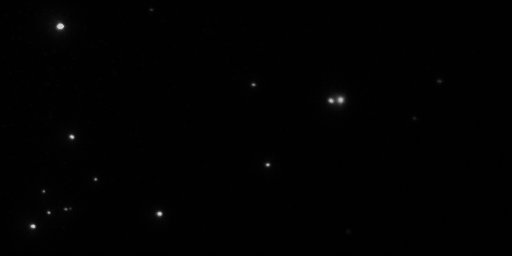
#> input picture ExampleData/Pos246/beads_246_fret_channel.tif, 512 x 256 px, found by its file name
$ jupyter execute --allow-errors blobTest.ipynb
#> lines starting #> are read from the running program, lines starting #| are printed output that depends on the picture; long printed decimals are rounded
[cell 1]
import numpy as np
from math import sqrt
import skimage.io as io
import lmfit
from lmfit.lineshapes import gaussian2d, lorentzian
from skimage import transform
from skimage.feature import blob_log, blob_doh, blob_dog
from scipy import ndimage
from skimage.measure import ransac
import pandas as pd
from sklearn.linear_model import RANSACRegressor

import matplotlib.pyplot as plt
from matplotlib import axes
from matplotlib import figure

plt.rcParams["figure.dpi"] = 300

[cell 2]
img = io.imread(
    "/Users/qinhanhou/Desktop/DeindlLab/Git/MUSCLE/ExampleData/Pos246/beads_246_fret_channel.tif"
)
#> img is the input picture: shape (256, 512) uint16; min 84, max 53593, mean 492.9
movie_blob = blob_doh(
    img,
    min_sigma=1,
    max_sigma=8,
    threshold=0.0003,
)
#> movie_blob = 14 rows, first 8: [213, 159, 4.11], [225, 32, 4.11], [25, 59, 6.44], [136, 71, 4.11], [100, 330, 4.11], [99, 340, 6.44], [163, 266, 3.33], [211, 47, 3.33]
# [6 lines of commented-out code are left out]

fig, ax = plt.subplots()
ax.imshow(img)
i = 0
CM = []
r = 3
[h, w] = img.shape
#> h = 256; w = 512
for blob in movie_blob:
    y, x, r = blob
    print(r)
    if y > r and y < (h - r) and x > r and x < (w - r):
        CM.append(
            ndimage.measurements.center_of_mass(
                img[int(y - r) : int(y + r), int(x - r) : int(x + r)]
            )
        )
        CM[i] = list(np.add(CM[i], [y - r, x - r]))
        x1, y1 = CM[i]
        c = plt.Circle([y1, x1], 3, color="red", linewidth=1, fill=False)
        ax.add_patch(c)
        i += 1
#> this loop made 14 passes
#> (y, x, r, x1, y1) on passes 1 to 12: (213, 159, 4.11, 214, 159.7), (225, 32, 4.11, 226.4, 32.99), (25, 59, 6.44, 25.96, 59.81), (136, 71, 4.11, 137, 71.95), (100, 330, 4.11, 100.7, 331.1), (99, 340, 6.44, 99.62, 339.6), (163, 266, 3.33, 164.2, 267.1), (211, 47, 3.33, 212.1, 48.28), (83, 252, 3.33, 84.22, 253), (178, 95, 2.56, 178.6, 95.19), (190, 43, 2.56, 190.6, 43.3), (208, 65, 2.56, 208.5, 65.25)
#| 4.111
#| 4.111
#| 6.444
#| 4.111
#| 4.111
#| 6.444
#| 3.333
#| 3.333
#> (further printed lines are left out)
#> after the loop, CM = [[214, 159.7], [226.4, 32.99], [25.96, 59.81], [137, 71.95], [100.7, 331.1], [99.62, 339.6], [164.2, 267.1], [212.1, 48.28], [84.22, 253], [178.6, 95.19], [190.6, 43.3], [208.5, 65.25], [81.11, 439.3], [9.2, 150.9]]; i = 14
ax.set_axis_off()
plt.show()
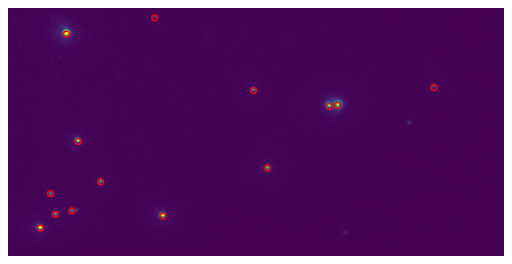
#> figure drawn by matplotlib, 1 panel
fig.savefig(
    "/Users/qinhanhou/Desktop/DeindlLab/Git/MUSCLE/ExampleData/Test/movie_blob.tif"
)

[cell 3]
# img = io.imread(
#     "/Users/qinhanhou/Desktop/DeindlLab/Git/MUSCLE/ExampleData/Pos246/movie_min_projection_246.tif"
# )
# seq_blobs = blob_doh(img, min_sigma=10, max_sigma=50, num_sigma=10, threshold=.01)


def blob_detection(img_path, min_sigma, max_sigma, threshold):
#> called with min_sigma = 1, max_sigma = 5, threshold = 0.001
    img = io.imread(img_path)
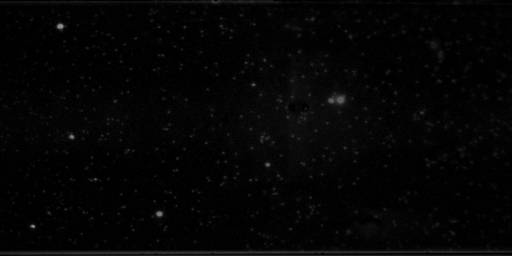
#> input picture ExampleData/Pos246/movie_min_projection_246.tif, 512 x 256 px, found by its file name
#> img is the input picture: shape (256, 512) uint16; min 0, max 37525, mean 1271.3
    blob = blob_doh(img, min_sigma=min_sigma, max_sigma=max_sigma, threshold=threshold)
#> blob = [[25, 59, 5], [212, 158, 5], [136, 71, 4.11], [225, 32, 4.11], [98, 340, 5], [164, 267, 4.11], [99, 330, 5], [178, 94, 3.22], [84, 252, 4.11], [116, 287, 2.33]]
    i = 0
    r = 3
    centers = []
    h, w = img.shape
#> h = 256; w = 512
    for blob in blob:
        y, x, d = blob
        if y > r and y < (h - r) and x > r and x < (w - r):
            centers.append(
                ndimage.measurements.center_of_mass(
                    img[int(y - r) : int(y + r + 1), int(x - r) : int(x + r + 1)]
                )
            )
            centers[i] = list(np.add(centers[i], [x - r, y - r]))
            # x1, y1 = centers[i]
            # c = plt.Circle([y1, x1], 3, color="red", linewidth=1, fill=False)
            # ax.add_patch(c)
            i += 1
#> this loop made 10 passes
#> after the loop, centers = [[59.66, 25.52], [159, 212.6], [71.19, 136.2], [32.78, 225.3], [340.4, 98.04], [267.2, 164.2], [330.5, 99.49], [94.96, 178.3], [252.2, 84.69], [287.2, 116.3]]; i = 10
    return np.array(centers)


# [25 lines of commented-out code are left out]

movie_centers = blob_detection(
    "/Users/qinhanhou/Desktop/DeindlLab/Git/MUSCLE/ExampleData/Pos246/movie_min_projection_246.tif",
    min_sigma=1,
    max_sigma=5,
    threshold=0.001,
)
#> movie_centers has the same summary as centers in blob_detection

#> (the rest of this cell did not finish here and is left out)


# [4 lines of commented-out code are left out]


class PolyTrans(transform.PolynomialTransform):
    def estimate(*data):
        return transform.PolynomialTransform.estimate(*data, order=1)


res_tb = pd.read_csv('/Users/qinhanhou/Desktop/DeindlLab/Git/MUSCLE/ExampleData/Test/Results.csv')
sample_num = int(len(res_tb) / 2)
src = np.column_stack((np.array(res_tb['XM'][0:sample_num]), np.array(res_tb['YM'][0:sample_num])))
dst = np.column_stack((np.array(res_tb['XM'][sample_num:]), np.array(res_tb['YM'][sample_num:])))

print(src)
print(dst)


# print(movie_centers[movie_centers[:, 0].argsort()])
# print(seq_centers[seq_centers[:, 0].argsort()])
movie_centers = movie_centers[movie_centers[:, 0].argsort()]
seq_centers = seq_centers[seq_centers[:, 0].argsort()]

model, inliers = ransac(
    (movie_centers, seq_centers),
    PolyTrans,
    4,
    5,
    initial_inliers=np.ones(len(movie_centers), dtype=bool),
    stop_probability=0.9,
)
print(inliers)

# [56 lines of commented-out code are left out]

#> (a cell that did not finish here is left out)

[cell 5]
# print(movie_centers)
# print(seq_centers)
movie_centers = movie_centers[movie_centers[:, 0].argsort()]
#> movie_centers = [[32.78, 225.3], [59.66, 25.52], [71.19, 136.2], [94.96, 178.3], [159, 212.6], [252.2, 84.69], [267.2, 164.2], [287.2, 116.3], [330.5, 99.49], [340.4, 98.04]]
#> (the rest of this cell did not finish here and is left out)

[cell 6]
io.imsave("C:/Users/Anton/Documents/Jupyter home/ExampleData/Pos246/test.tif", img)

[cell 7]
print(CM)
#> (printed output is left out)

[cell 8]
[x, y] = img.shape
#> x = 256; y = 512
